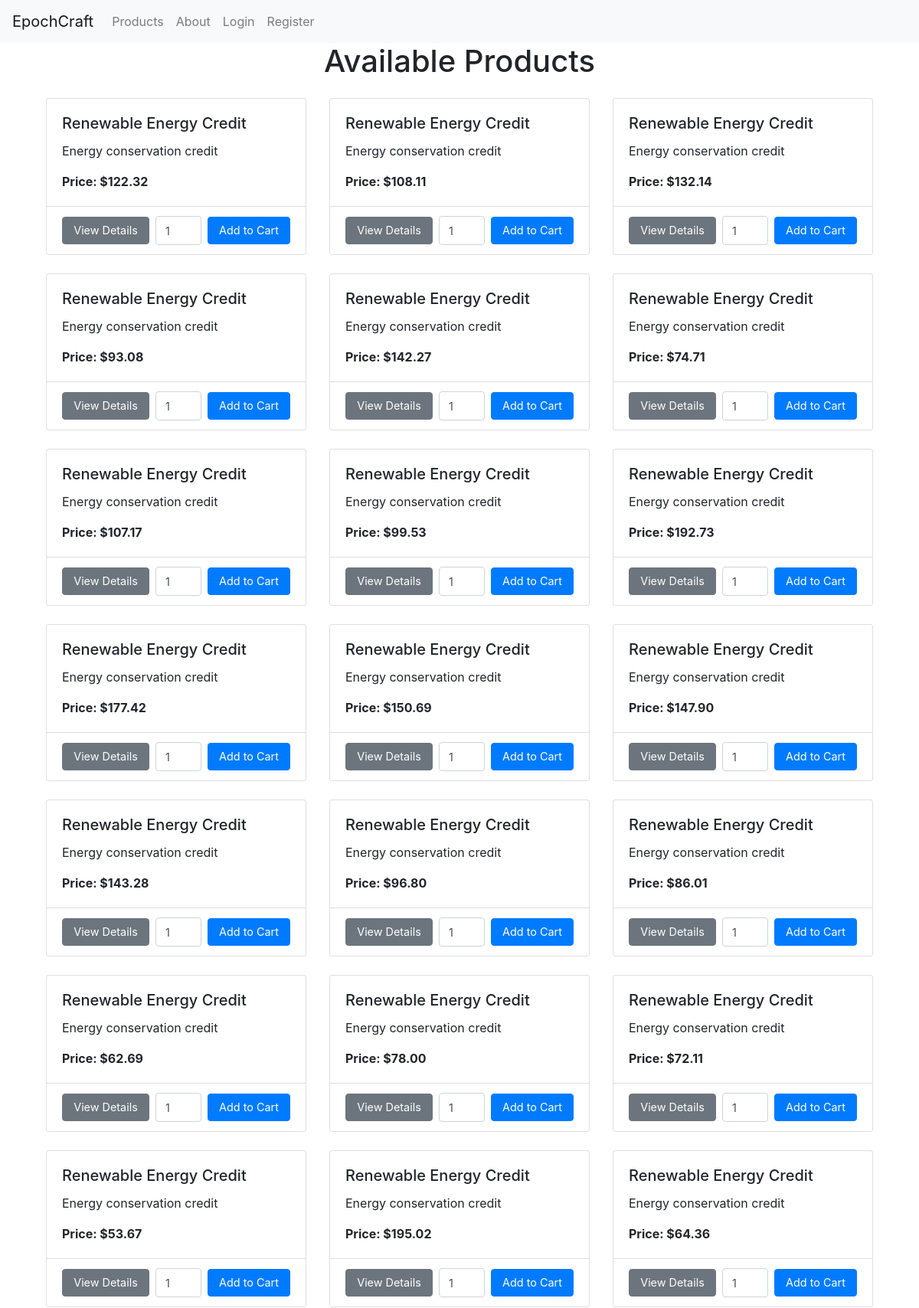
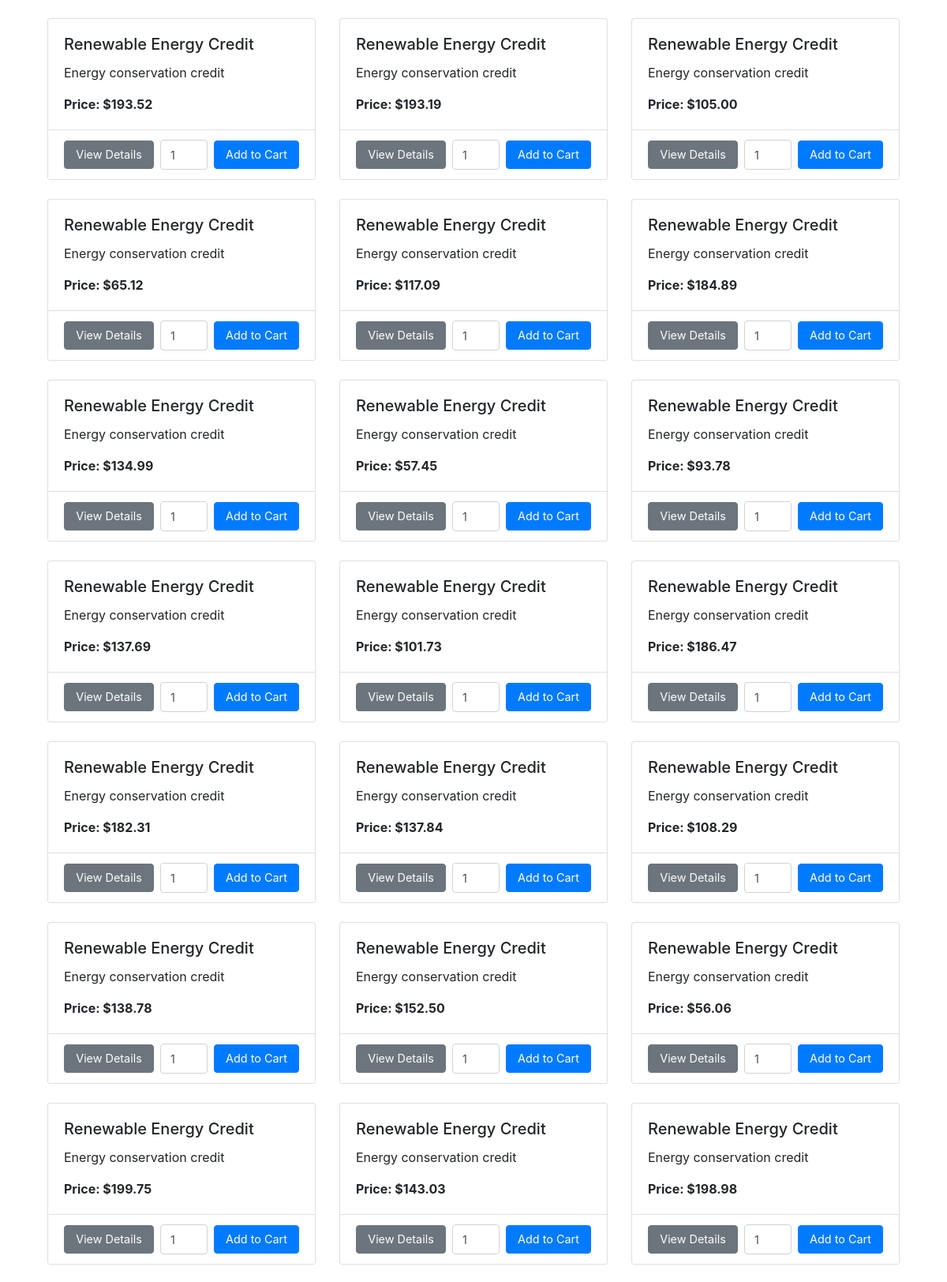
Screenshot of /products/ (upper part) with the database file from the repository (2 pictures, top to bottom).
### cc_shop/models.py (models this page shows, shortened)
class Product(models.Model):
    description = models.TextField()
    country = models.ForeignKey(Country, on_delete=models.CASCADE, related_name='products')
    description = models.TextField()
    price = models.DecimalField(max_digits=10, decimal_places=2)
    type = models.CharField(max_length=50)  # Types could be like "Renewable Energy Credit", "Carbon Offset", etc.

### cc_shop/views.py (the view)
# urls.py: path('products/', views.list_products, name='list_products'),
def list_products(request):
    products = Product.objects.all()
    return render(request, 'list_products.html', {'products': products})

### cc_shop/templates/list_products.html (shortened to what this page needs)
{% extends 'base.html' %}
{% block content %}
<div class="container">
    <h1 class="text-center mb-4">Available Products</h1>
    <div class="row">
        {% for product in products %}
        <div class="col-lg-4 col-md-6 mb-4">
            <div class="card h-100 d-flex flex-column">
                <div class="card-body">
                    <h5 class="card-title">{{ product.type }}</h5>
                    <p class="card-text">{{ product.description }}</p>
                    <p class="card-text"><strong>Price: ${{ product.price }}</strong></p>
                </div>
                <div class="card-footer bg-white">
                    <div class="d-flex flex-row justify-content-around align-items-center">
                        <a class="btn btn-secondary mr-2" href="{% url 'product_detail' product.id %}" style="flex: 1; text-align: center; padding: 6px 12px; font-size: 0.9rem;">View Details</a>
                        <form action="{% url 'add_to_cart' product.id %}" method="post" class="d-flex align-items-center" style="flex: 2;">
                            <input type="number" name="quantity" value="1" min="1" max="99" class="form-control mr-2" style="width: 60px; flex-shrink: 1; height: 38px; font-size: 0.9rem;">
                            <button type="submit" class="btn btn-primary" style="flex-grow: 1; padding: 6px 12px; font-size: 0.9rem;">Add to Cart</button>
                        </form>
                    </div>
                </div>
            </div>
        </div>
        {% endfor %}
    </div>
</div>
{% endblock %}

### cc_shop/templates/base.html (shortened to what this page needs)
<!DOCTYPE html>
<html lang="en">
<head>
    <link href="https://stackpath.bootstrapcdn.com/bootstrap/4.5.2/css/bootstrap.min.css" rel="stylesheet">
</head>
<body>
    <nav class="navbar navbar-expand-lg navbar-light bg-light">
        <a class="navbar-brand" href="{% url 'home' %}">EpochCraft</a>
        <div class="collapse navbar-collapse" id="navbarNav">
            <ul class="navbar-nav">
                <li class="nav-item">
                    <a class="nav-link" href="{% url 'list_products' %}">Products</a>
                </li>
                <li class="nav-item">
                    <a class="nav-link" href="{% url 'about' %}">About</a>
                </li>
                {% if user.is_authenticated %}
                    <li class="nav-item">
                        <a class="nav-link" href="{% url 'dashboard' %}">Dashboard</a>
                    </li>
                    <li class="nav-item">
                        <a class="nav-link" href="{% url 'logout' %}">Logout</a>
                    </li>
                {% else %}
                    <li class="nav-item">
                        <a class="nav-link" href="{% url 'login' %}">Login</a>
                    </li>
                    <li class="nav-item">
                        <a class="nav-link" href="{% url 'register' %}">Register</a>
                    </li>
                {% endif %}
            </ul>
        </div>
    </nav>
    <div class="container">
        {% block content %}{% endblock %}
    </div>
</body>
</html>

### cc_shop/templates/base.html (style rules this page uses)
html { position: relative; min-height: 100%; }
body { margin-bottom: 60px; }

### rows the page displays
Product: type "Renewable Energy Credit", description "Energy conservation credit", price "122.32"
Product: type "Renewable Energy Credit", description "Energy conservation credit", price "108.11"
Product: type "Renewable Energy Credit", description "Energy conservation credit", price "132.14"
Product: type "Renewable Energy Credit", description "Energy conservation credit", price "93.08"
Product: type "Renewable Energy Credit", description "Energy conservation credit", price "142.27"
Product: type "Renewable Energy Credit", description "Energy conservation credit", price "74.71"
Product: type "Renewable Energy Credit", description "Energy conservation credit", price "107.17"
Product: type "Renewable Energy Credit", description "Energy conservation credit", price "99.53"
Product: type "Renewable Energy Credit", description "Energy conservation credit", price "192.73"
Product: type "Renewable Energy Credit", description "Energy conservation credit", price "177.42"
Product: type "Renewable Energy Credit", description "Energy conservation credit", price "150.69"
Product: type "Renewable Energy Credit", description "Energy conservation credit", price "147.90"
Product: type "Renewable Energy Credit", description "Energy conservation credit", price "143.28"
Product: type "Renewable Energy Credit", description "Energy conservation credit", price "96.80"
Product: type "Renewable Energy Credit", description "Energy conservation credit", price "86.01"
Product: type "Renewable Energy Credit", description "Energy conservation credit", price "62.69"
Product: type "Renewable Energy Credit", description "Energy conservation credit", price "78.00"
Product: type "Renewable Energy Credit", description "Energy conservation credit", price "72.11"
Product: type "Renewable Energy Credit", description "Energy conservation credit", price "53.67"
Product: type "Renewable Energy Credit", description "Energy conservation credit", price "195.02"
Product: type "Renewable Energy Credit", description "Energy conservation credit", price "64.36"
Product: type "Renewable Energy Credit", description "Energy conservation credit", price "193.52"
Product: type "Renewable Energy Credit", description "Energy conservation credit", price "193.19"
Product: type "Renewable Energy Credit", description "Energy conservation credit", price "105.00"
Product: type "Renewable Energy Credit", description "Energy conservation credit", price "65.12"
Product: type "Renewable Energy Credit", description "Energy conservation credit", price "117.09"
Product: type "Renewable Energy Credit", description "Energy conservation credit", price "184.89"
Product: type "Renewable Energy Credit", description "Energy conservation credit", price "134.99"
Product: type "Renewable Energy Credit", description "Energy conservation credit", price "57.45"
Product: type "Renewable Energy Credit", description "Energy conservation credit", price "93.78"
Product: type "Renewable Energy Credit", description "Energy conservation credit", price "137.69"
Product: type "Renewable Energy Credit", description "Energy conservation credit", price "101.73"
Product: type "Renewable Energy Credit", description "Energy conservation credit", price "186.47"
Product: type "Renewable Energy Credit", description "Energy conservation credit", price "182.31"
Product: type "Renewable Energy Credit", description "Energy conservation credit", price "137.84"
Product: type "Renewable Energy Credit", description "Energy conservation credit", price "108.29"
Product: type "Renewable Energy Credit", description "Energy conservation credit", price "138.78"
Product: type "Renewable Energy Credit", description "Energy conservation credit", price "152.50"
Product: type "Renewable Energy Credit", description "Energy conservation credit", price "56.06"
Product: type "Renewable Energy Credit", description "Energy conservation credit", price "199.75"
Product: type "Renewable Energy Credit", description "Energy conservation credit", price "143.03"
Product: type "Renewable Energy Credit", description "Energy conservation credit", price "198.98"
